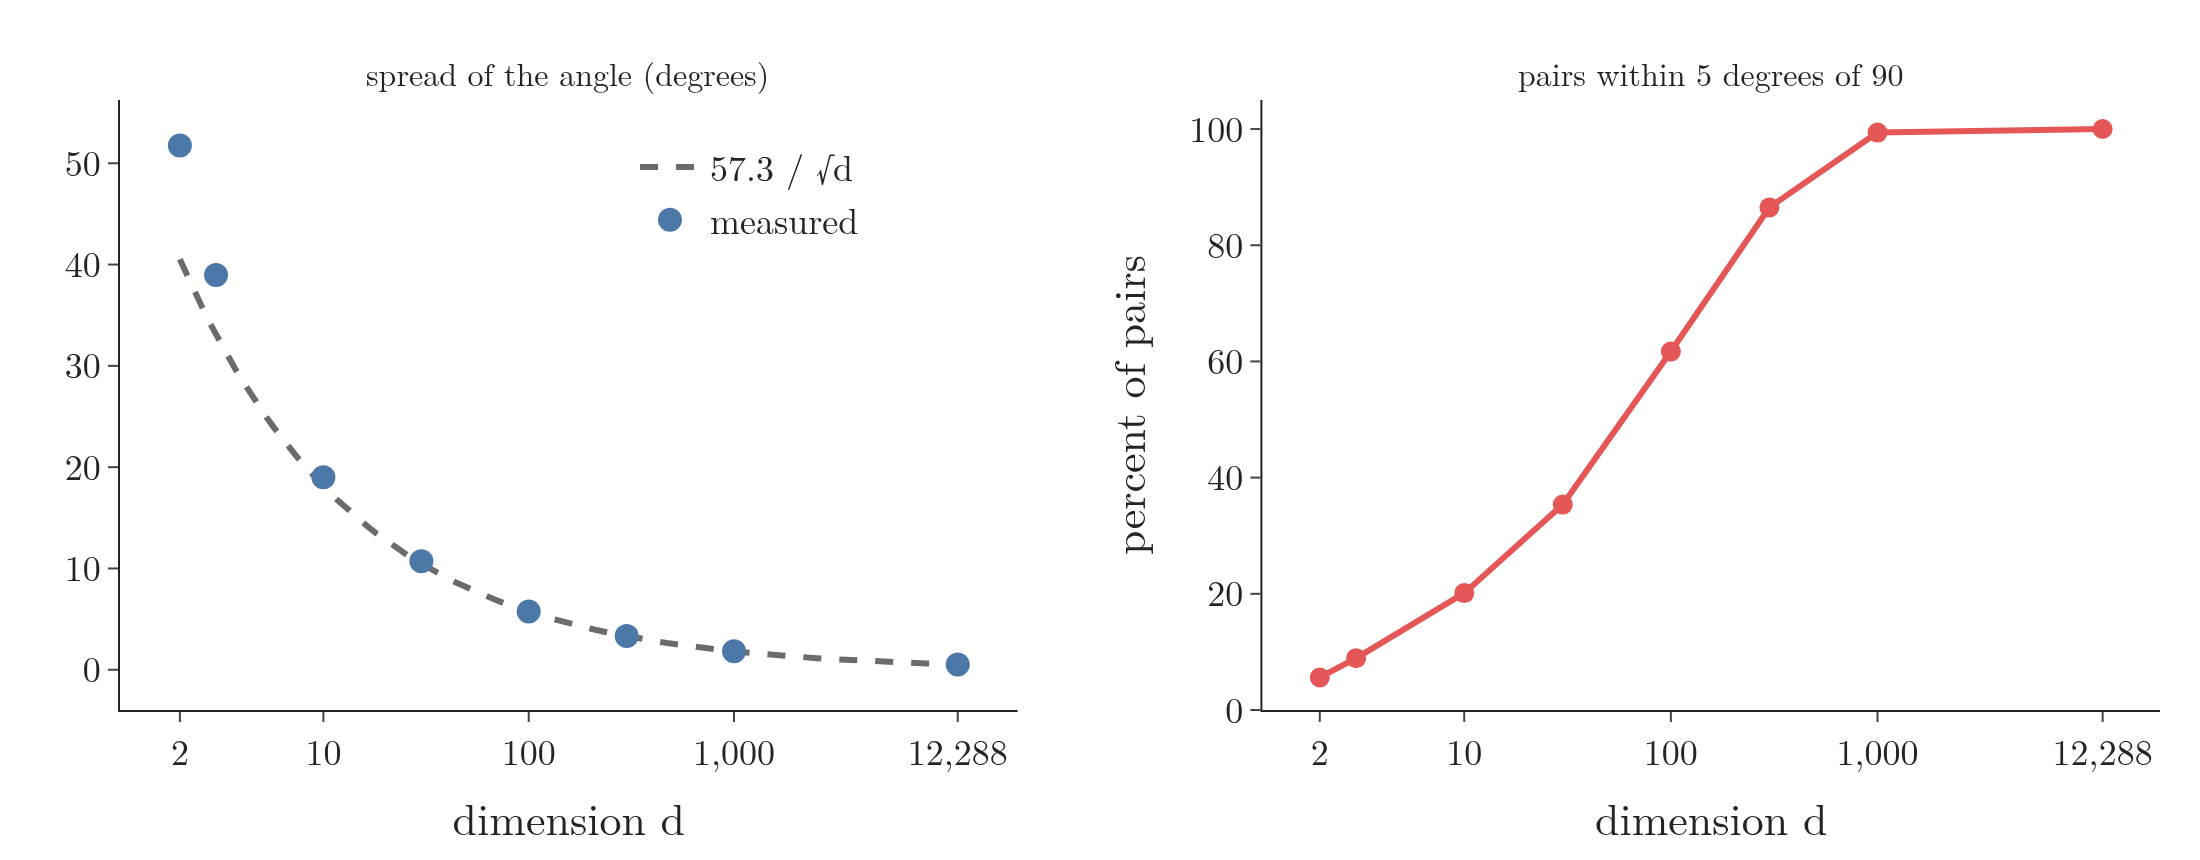

The Python source for this figure:
"""Section 4: the measured spread of the angle between random directions (20,000 pairs per dimension) against the
prediction 57.3 / sqrt(d) degrees, and the share of pairs within 5 degrees of perpendicular
(data/random_angles_summary.csv, Notebook). Plotly, log axis for d."""
from pathlib import Path
import numpy as np
import pandas as pd
import plotly.graph_objects as go
from plotly.subplots import make_subplots
from common import BLUE, RED, GREY, FONT

here = Path(__file__).parent
R = pd.read_csv(here.parent / "data" / "random_angles_summary.csv")
assert R.set_index("d").loc[100, "angle_std_deg"].round(2) == 5.75 and R.set_index("d").loc[1000, "share_85_95"].round(2) == 0.99
fig = make_subplots(rows=1, cols=2, horizontal_spacing=0.12,
                    subplot_titles=("spread of the angle (degrees)", "pairs within 5 degrees of 90"))
dd = np.logspace(np.log10(2), np.log10(12288), 100)
fig.add_scatter(x=dd, y=57.3 / np.sqrt(dd), mode="lines", line=dict(color=GREY, dash="dash", width=3), name="57.3 / √d", row=1, col=1)
fig.add_scatter(x=R.d, y=R.angle_std_deg, mode="markers", marker=dict(size=12, color=BLUE), name="measured", row=1, col=1)
fig.add_scatter(x=R.d, y=100 * R.share_85_95, mode="lines+markers", line=dict(color=RED, width=3), marker=dict(size=10),
                showlegend=False, text=[f"{100 * v:.0f}%" for v in R.share_85_95], textposition="top left", row=1, col=2)
for c in (1, 2):
    fig.update_xaxes(type="log", title="dimension d", tickvals=[2, 10, 100, 1000, 12288], ticktext=["2", "10", "100", "1,000", "12,288"], row=1, col=c)
fig.update_yaxes(title="percent of pairs", range=[0, 105], row=1, col=2)
fig.update_layout(template="simple_white", width=1100, height=430, font=dict(FONT, size=18),
                  legend=dict(x=0.25, y=0.95), margin=dict(l=60, r=20, t=50, b=70))
fig.write_image(here / "spread_vs_d.png", scale=2)
fig.write_image(here / "spread_vs_d.pdf")
